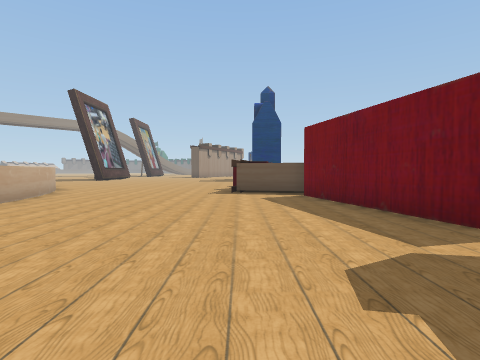
[1] (above)

16 first-person views from a walk through a scene from a Unity 3-D project. The camera is 1.5 m above the floor, tilts 2° down and sees 80° across. The floor is counted in squares, 2 m on a side. Each view is taken from the middle of a square. On the plan, view 1 faces up. The plan holds only what a view shows up to about 10 squares ahead; the rest is blank. The place goes on beyond the plan. The player character is not drawn.

[2]
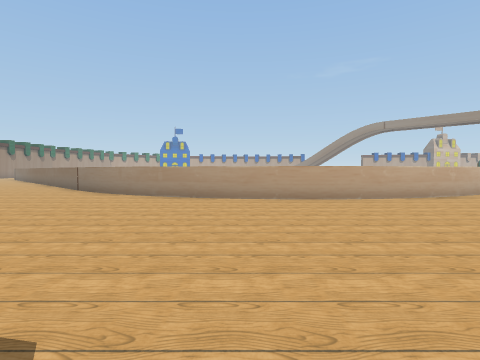

[3]
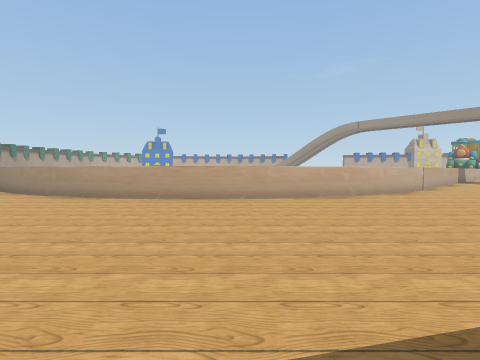

[4]
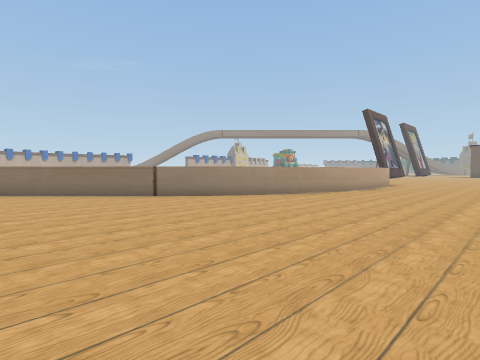

[5]
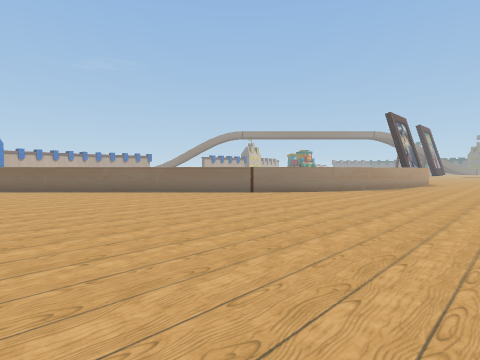

[6]
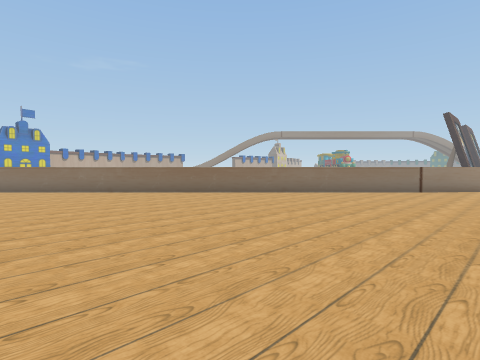

[7]
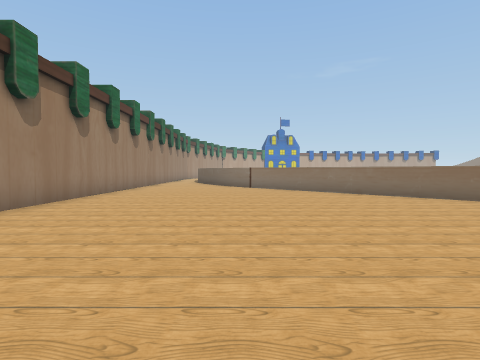

[8]
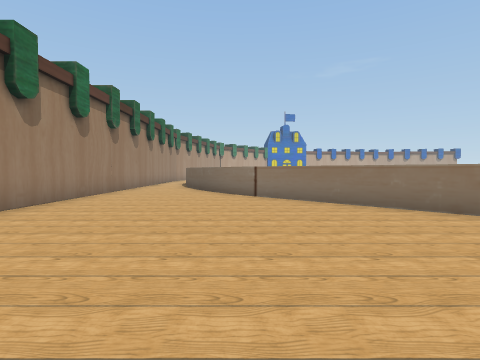

[9]
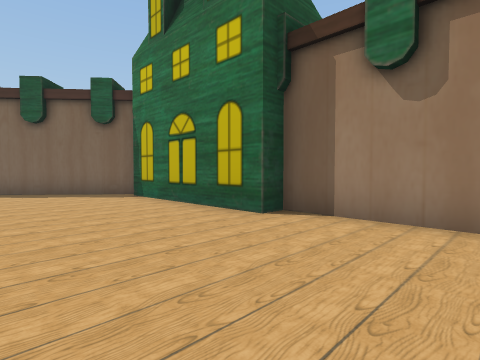

[10]
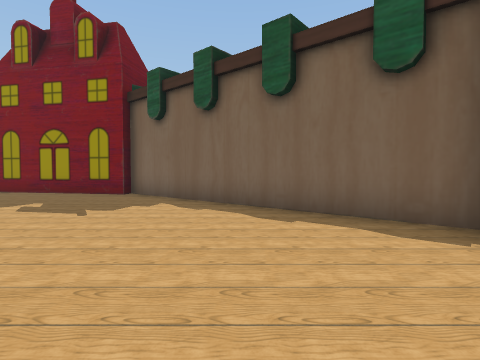

[11]
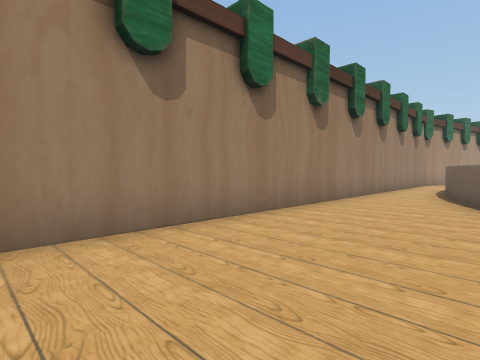

[12]
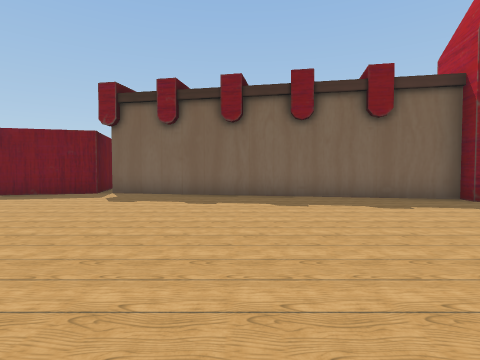

[13]
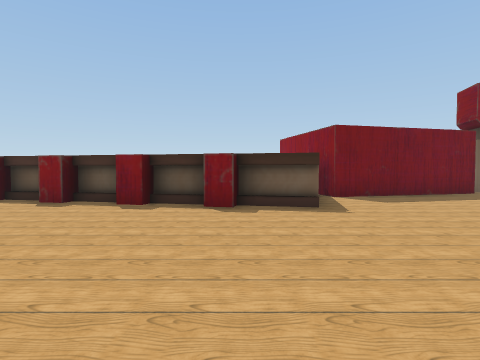

[14]
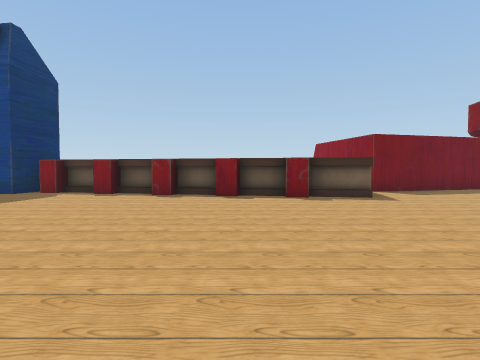

[15]
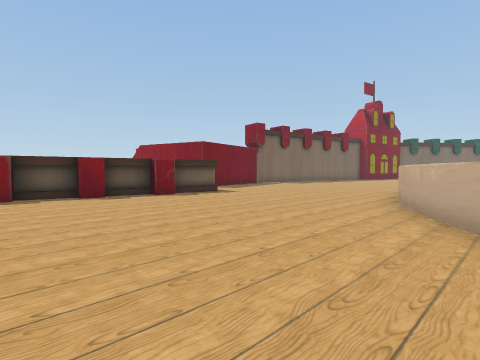

[16]
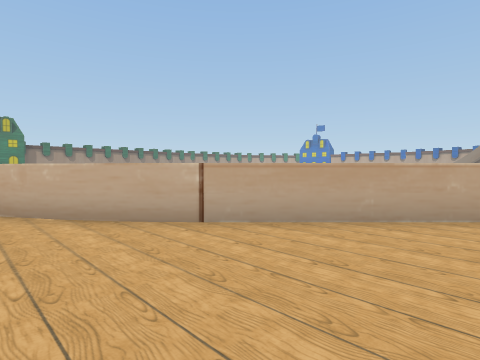

### Floor plan
Points are (right, up) in squares from view 1. A wall is a line through its corners. A room is listed if a view was taken in it or the views show most of it. See-through windows are left out.
Room 1 (views 1, 2, 3, 4, 5, 6, 7, 8, 9, 10, 11, 12, 13, 14, 15, 16)
walls: (-7.7, -2.2) (-19.9, -14.4); (-7.1, -1.2) (-7.8, -2.2); (-6.5, -0.3) (-7.1, -1.3); (-6.1, 0.7) (-6.6, -0.4); (-5.7, 1.7) (-6.1, 0.5); (-5.5, 2.8) (-5.8, 1.5); (-5.3, 3.8) (-5.5, 2.6); (-5.3, 5) (-5.3, 3.7); (-0.3, -11.5) (0.7, -6.5) (1.3, -6.7) (3.3, 3.2); (-5.3, 6.1) (-5.3, 4.9); (-5.5, 7.1) (-5.3, 5.9); (-5.8, 8.2) (-5.5, 7); (-6.1, 9.2) (-5.7, 8.1); (4, 3.8) (3.1, 3.5) (1.9, 8.4); (-5.5, -18.1) (0.1, -11.5); (-6.6, 10.2) (-6.1, 9); (-0.1, 9.4) (0.2, 11); (-7.1, 11.1) (-6.6, 10.1); (2, 9) (-0.3, 9.4); (-7.8, 12) (-7.1, 11); (-19.9, -14.3) (-20.8, -14.9); (-0.3, 11.1) (-0.2, 11.7) (0.3, 11.6) (0.6, 13) (0.1, 13.1) (0.2, 13.7); (-21.8, -15.6) (-22.7, -16); (0.7, 13.5) (1, 15); (-22.6, -15.9) (-23.8, -16.3); (-11.3, 15.6) (-7.7, 12); (0.5, 15) (0.6, 15.7); (-23.7, -16.3) (-24.5, -16.5); (1.1, 15.7) (1.3, 16.6); (-24.5, -18.3) (-10.8, -18.3) (-10.8, -17.8) (-5.7, -17.8)
low walls: (-0.3, 9.4) (0, 11.1); (0.5, 13.6) (0.8, 15); (1, 15.8) (1.1, 16.5)
ways out: gap at (4, 3)

Positions as (right, up) in squares from view 1, and headings:
1: (0, 0), facing up
2: (2, 3), facing left
3: (2, 6), facing left
4: (-1, -7), facing up-left
5: (-2, -10), facing up-left
6: (-6, -14), facing up-left
7: (-7, -14), facing left
8: (-11, -14), facing left
9: (-14, -14), facing down-right
10: (-9, -15), facing right
11: (-15, -15), facing down-left
12: (-6, -1), facing right
13: (-6, 11), facing right
14: (-8, 13), facing right
15: (-8, 16), facing down-right
16: (-6, 16), facing down-left
